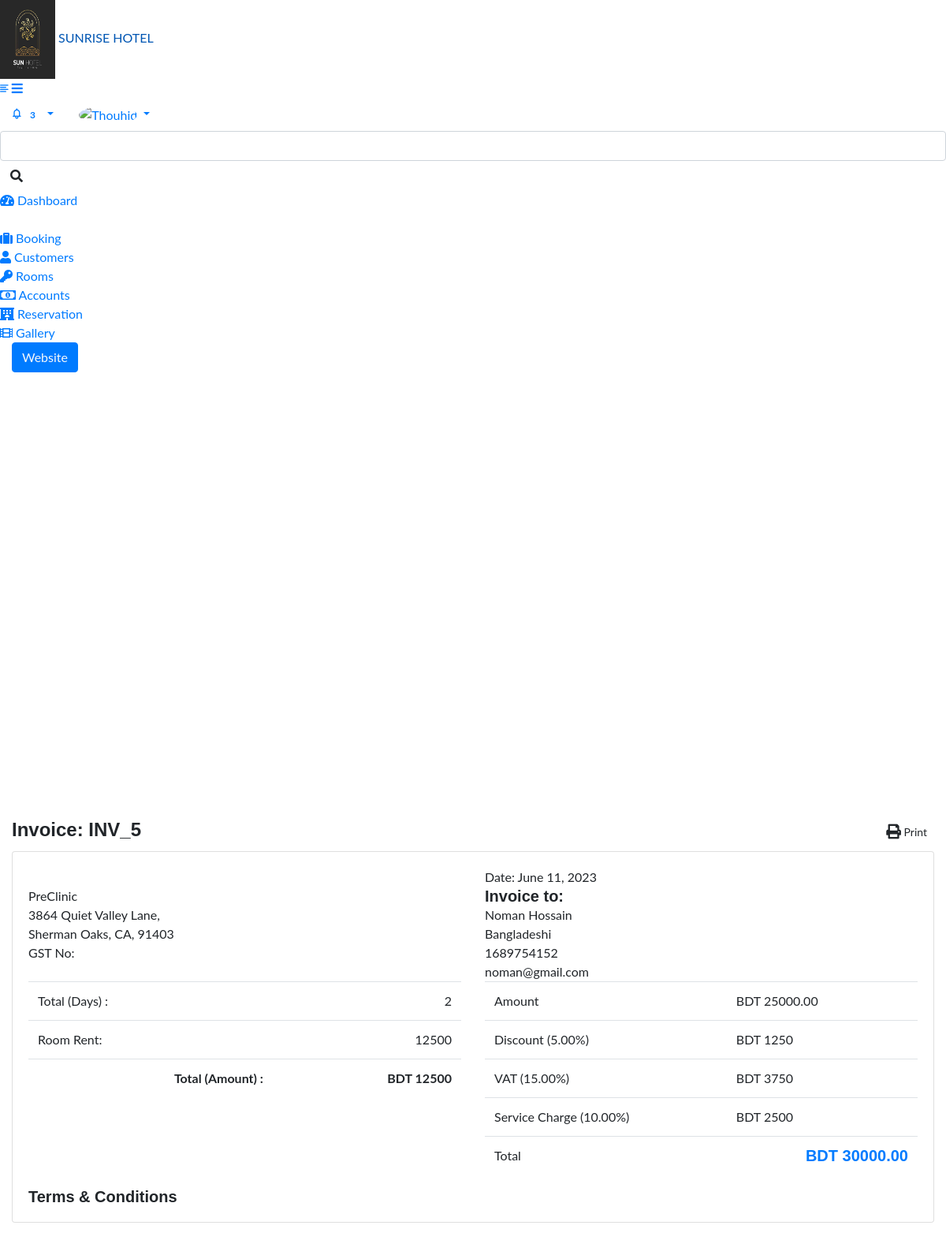
Page /admin/invoice-view.php (signed in) on the earlier database version.
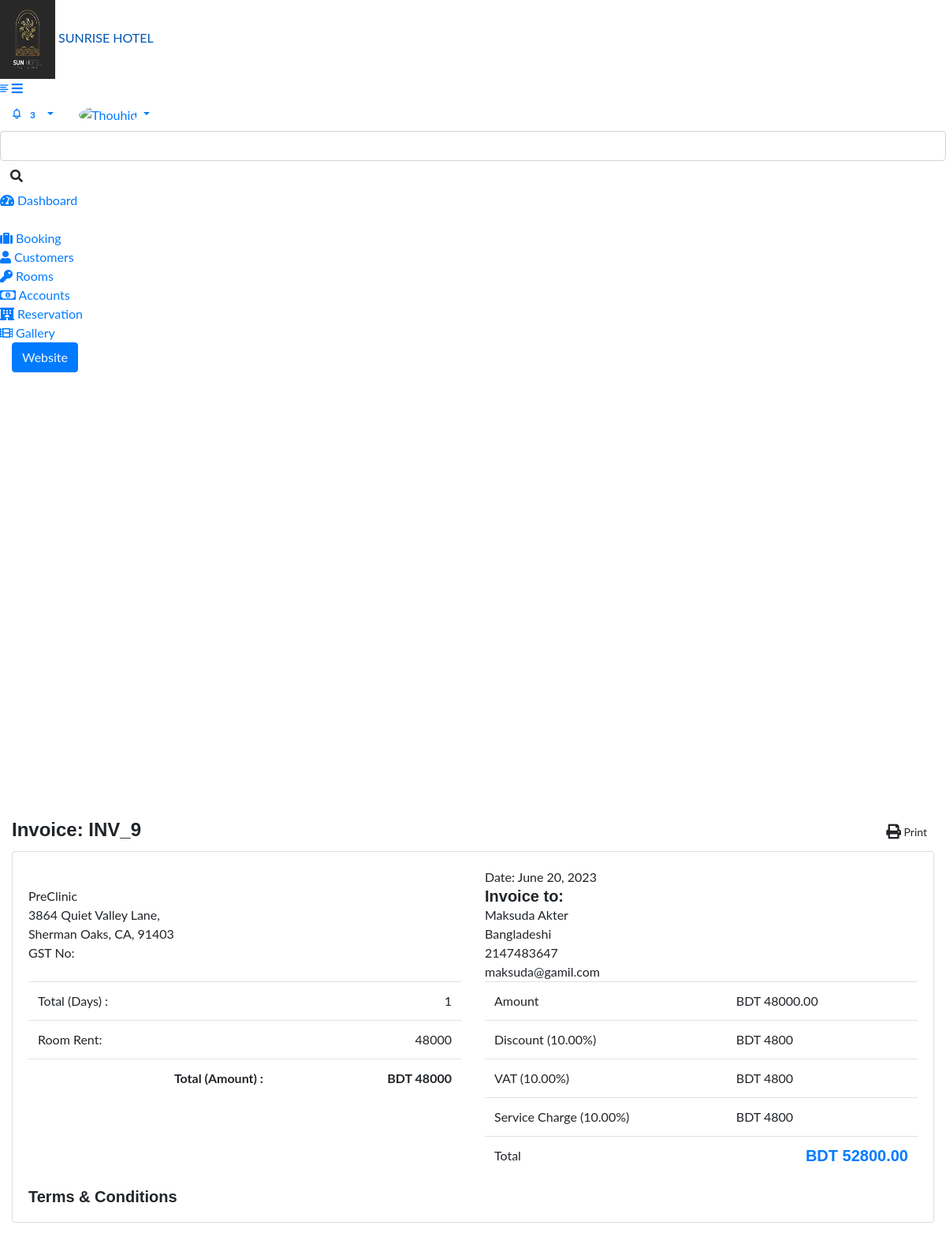
Same page on the later database version.
### tables this page shows
CREATE TABLE `tbl_invoice` (
  `id` int(11) NOT NULL,
  `num_days` int(11) DEFAULT NULL,
  `invoice_number` varchar(255) DEFAULT NULL,
  `customer_id` int(11) NOT NULL,
  `amount` decimal(10,2) NOT NULL,
  `discount` decimal(10,2) NOT NULL DEFAULT 0.00,
  `vat` decimal(10,2) NOT NULL DEFAULT 0.00,
  `service_charge` decimal(10,2) NOT NULL DEFAULT 0.00,
  `total` decimal(10,2) NOT NULL,
  `created_at` datetime NOT NULL,
  `created_by` varchar(255) NOT NULL,
  `updated_at` datetime NOT NULL,
  `updated_by` varchar(255) NOT NULL,
  `deleted_at` datetime NOT NULL
);

CREATE TABLE `tbl_customer` (
  `id` int(11) NOT NULL,
  `first_name` varchar(255) DEFAULT NULL,
  `last_name` varchar(255) DEFAULT NULL,
  `email` varchar(255) DEFAULT NULL,
  `nationality` varchar(255) DEFAULT NULL,
  `nid_no` varchar(255) DEFAULT NULL,
  `contact_no` varchar(255) DEFAULT NULL,
  `created_at` datetime NOT NULL,
  `created_by` varchar(255) NOT NULL,
  `updated_at` datetime NOT NULL,
  `updated_by` varchar(255) NOT NULL,
  `deleted_at` datetime NOT NULL
);

### class/crud.php (called while the page is built, shortened)
<?php
    class crud{
        private $host='localhost';
        private $user='root';
        private $password='';
        private $database='hotel';
        private $connection;
        public function __construct(){
            $this->connection=new mysqli($this->host,$this->user,$this->password,$this->database);
        }
        public function common_select_single($table,$fields='*',$condition=false,$sort_field=false,$sort='ASC'){
            $result="";
            $error=false;
            $sql="select $fields from $table where deleted_at is null ";
            if(is_array($condition)){
                $sql.=" and ";
                foreach($condition as $k=>$v){
                    $sql.="$k='$v' and ";
                }
                $sql=rtrim($sql,'and ');
            }
            $rs=$this->connection->query($sql);
            if($rs){
                if($rs->num_rows > 0){
                    while($r=$rs->fetch_object()){
                        $result=$r;
                    }
                }
            }else{
                $error=$this->connection->error();
            }
            $return = array('data'=>$result,'error'=>$error);
            return $return;
        }
    }
?>

### admin/invoice-view.php (the view, shortened to what this page needs)
<?php require_once('include/header.php') ?>
<?php require_once('include/sidebar.php') ?>
<?php
	$rs=$mysqli->common_select_single("tbl_invoice");
	$d=$rs['data'];
	$where['id']=$d->customer_id;
	$rs=$mysqli->common_select_single("tbl_customer","*",$where);
	$custd=$rs['data'];
?>
<div class="page-wrapper">
	<div class="content container-fluid">
		<div class="page-header">
			<div class="row align-items-center">
				<div class="col-sm-5 col-4">
					<div class="mt-5">
						<h4 class="card-title float-left mt-2">Invoice: <?= $d->invoice_number ?></h4>
					</div>
				</div>
				<div class="col-sm-7 col-8 text-right">
					<div class="mt-5">
						<div class="btn-group btn-group-sm">
							<button class="btn btn-white"><i class="fas fa-print fa-lg"></i> Print</button>
						</div>
					</div>
				</div>
			</div>
		</div>
		<div class="row">
			<div class="col-md-12">
				<div class="card">
					<div class="card-body">
						<div class="row custom-invoice">
							<div class="col-6 col-sm-6 m-b-20">
								<ul class="list-unstyled">
									<li>PreClinic</li>
									<li>3864 Quiet Valley Lane,</li>
									<li>Sherman Oaks, CA, 91403</li>
									<li>GST No:</li>
								</ul>
							</div>
							<div class="col-6 col-sm-6 m-b-20">
								<div class="invoice-details">
									<ul class="list-unstyled">
										<li>Date: <span><?= date("F d, Y",strtotime($d->created_at)) ?></span></li>
									</ul>
								</div>
								<h5>Invoice to:</h5>
								<ul class="list-unstyled">
									<li><span><?= $custd->first_name ?> <?= $custd->last_name ?></span></li>
									<li><?= $custd->nationality ?></li>
									<li><?= $custd->contact_no ?></li>
									<li><?= $custd->email ?></li>
								</ul>
							</div>
						</div>
						<div class="table-responsive">
						<div class="row">
								<div class="col-sm-6">
									<table class="table">
										<tr>
											<td>Total (Days) :</td>
											<td class="text-right"><?= $d->num_days ?></td>
										</tr>
										<tr>
											<td>Room Rent:</td>
											<td class="text-right"><?= $d->amount/$d->num_days ?></td>
										</tr>
										<tr>
											<td style="font-weight:bold" class="text-right">Total (Amount) :</td>
											<td style="font-weight:bold" class="text-right">BDT <?= $d->amount/$d->num_days ?> </td>
										</tr>
									</table>
								</div>
								<div class="col-sm-6">
									<table class="table">
										<tr>
											<td>Amount</td>
											<td>BDT <?= $d->amount ?></td>
										</tr>
										<tr>
											<td>Discount (<?= $d->discount ?>%)</td>
											<td class="discount"> BDT <?= $d->amount*($d->discount/100) ?> </td>
										</tr>
										<tr>
											<td>VAT (<?= $d->vat ?>%)</td>
											<td class="vat">  BDT <?= $d->amount*($d->vat/100) ?> </td>
										</tr>
										<tr>
											<td>Service Charge (<?= $d->service_charge ?>%)</td>
											<td class="service_charge"> BDT <?= $d->amount*($d->service_charge/100) ?></td>
										</tr>
										<tr>
											<td>Total</td>
											<td class="text-right text-primary"><h5>BDT <?= $d->total ?></h5></td>
										</tr>
									</table>
								</div>
							</div>
						</div>
						<div>
							<div class="invoice-info">
								<h5>Terms & Conditions</h5>
							</div>
						</div>
					</div>
				</div>
			</div>
		</div>
	</div>
</div>
<?php require_once('include/footer.php') ?>

Differences in the rows shown:
no longer on this page (row unchanged): tbl_invoice: invoice_number "INV_5", created_at "June 11, 2023", num_days "2", $d->amount/$d->num_days "12500", amount "25000.00", discount "5.00", $d->amount*($d->discount/100) "1250", vat "15.00", $d->amount*($d->vat/100) "3750", service_charge "10.00", $d->amount*($d->service_charge/100) "2500", total "30000.00"
no longer on this page (row unchanged): tbl_customer: first_name "Noman", last_name "Hossain", nationality "Bangladeshi", contact_no "1689754152", email "noman@gmail.com"
added tbl_invoice: invoice_number "INV_9", created_at "June 20, 2023", num_days "1", $d->amount/$d->num_days "48000", amount "48000.00", discount "10.00", $d->amount*($d->discount/100) "4800", vat "10.00", $d->amount*($d->vat/100) "4800", service_charge "10.00", $d->amount*($d->service_charge/100) "4800", total "52800.00"
now on this page (row unchanged): tbl_customer: first_name "Maksuda", last_name "Akter", nationality "Bangladeshi", contact_no "2147483647", email "maksuda@gamil.com"
